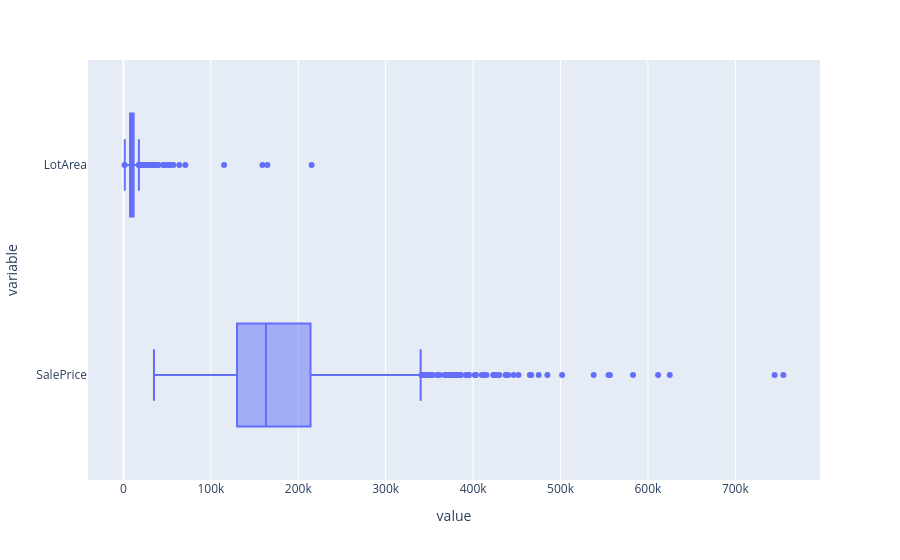

Notebook code for this chart:
### Code cell
# ['SalePrice', 'LotArea'] as they are on large scale
large_scale=['SalePrice', 'LotArea']

graphoutliers2 = px.box(data[large_scale], orientation='h' , ) 
graphoutliers2.show()

### Figure 1 — Plotly figure (JSON) as saved in the notebook; plotly's stock layout.template omitted (floating-point values rounded to 4 significant figures; data arrays with more than 128 entries replaced by an {"elided": "..."} marker saying what was removed)
{"data": [{"alignmentgroup": "True", "hovertemplate": "value=%{x}<br>variable=%{y}<extra></extra>", "legendgroup": "", "marker": {"color": "#636efa"}, "name": "", "notched": false, "offsetgroup": "", "orientation": "h", "showlegend": false, "type": "box", "x": {"elided": "2920 int values"}, "x0": " ", "xaxis": "x", "y": {"elided": "2920 str values"}, "y0": " ", "yaxis": "y"}], "layout": {"boxmode": "group", "legend": {"tracegroupgap": 0}, "margin": {"t": 60}, "xaxis": {"anchor": "y", "domain": [0, 1], "title": {"text": "value"}}, "yaxis": {"anchor": "x", "domain": [0, 1], "title": {"text": "variable"}}}}
